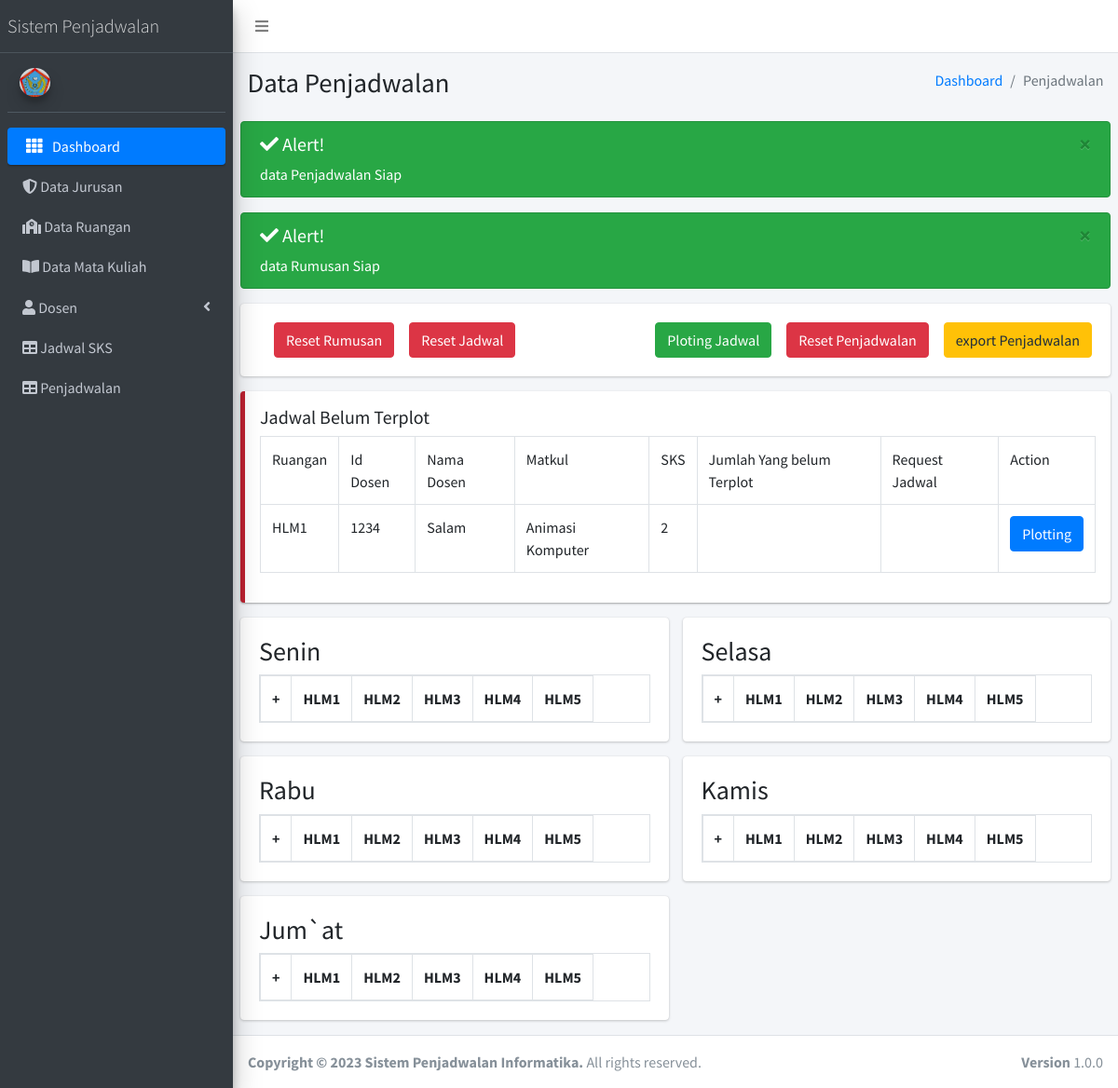
The page /DataJadwal on the database its author committed.
### tables this page shows
CREATE TABLE `tugas_dosen` (
  `id_tugas` varchar(16) NOT NULL,
  `id_dosen` varchar(16) NOT NULL,
  `id_matkul` varchar(10) NOT NULL,
  `kode_matkul` varchar(10) NOT NULL,
  `id_ruangan` varchar(16) NOT NULL,
  `sisa_sks` int(11) NOT NULL,
  `status` int(1) NOT NULL DEFAULT 0,
  `sks` int(10) NOT NULL
);

CREATE TABLE `dosen` (
  `id_dosen` int(15) NOT NULL,
  `nama_dosen` varchar(32) NOT NULL,
  `status_dosen` varchar(10) NOT NULL,
  `no_telp` int(16) NOT NULL,
  `email` varchar(50) NOT NULL,
  `code_color` varchar(10) NOT NULL
);

CREATE TABLE `matkul` (
  `id_matkul` int(11) NOT NULL,
  `kode_matkul` varchar(10) NOT NULL,
  `nama_matkul` varchar(255) NOT NULL,
  `semester_matkul` varchar(10) NOT NULL,
  `sks` int(11) NOT NULL,
  `id_jurusan` varchar(20) NOT NULL
);

CREATE TABLE `ruangan` (
  `id_ruangan` varchar(16) NOT NULL,
  `id_jurusan` varchar(5) NOT NULL,
  `nama_ruangan` varchar(20) NOT NULL,
  `ruanganXmatkul` varchar(16) NOT NULL
);

### application/controllers/DataJadwal.php (called while the page is built, shortened)
<?php
class DataJadwal extends CI_Controller
{
	public function __construct()
	{
		$this->load->library('form_validation');
		$this->load->model('Model_Jadwal');
		$this->load->model('Model_Matkul');
		$this->load->model('Model_Dosen');
		$this->load->model('Model_Ruangan');
		$this->load->model('Model_Request');
		$this->load->model('Model_Penugasan');
		$this->load->model('Model_Rumusan');
		$this->load->model('Model_Sks');
	}
	public function index($halaman = 'default')
	{
		$data = [
			'rumusan' => $this->Model_Rumusan->getDataRumusan(),
			'belumterplot' => $this->Model_Penugasan->tugasDosenBelumterplot(),
			'ruangan' => $this->Model_Ruangan->getAllData(),
			'penjadwalan' => $this->Model_Jadwal->getAllDataPenjadwalan(),
			'jadwal' => $this->Model_Jadwal->getAllData(),
			'ruangan' => $this->Model_Ruangan->getAllData(),
			'matkul' => $this->Model_Matkul->getAllData(),
			'sks' => $this->Model_Sks->getAllData()
		];
		$this->load->view('header');
		$this->load->view('sidebar');
		$this->load->view('View_Jadwal', $data);
		$this->load->view('footer');
	}
}

### index.php (called while the page is built, shortened)
<?php
require_once BASEPATH.'core/CodeIgniter.php';

### application/models/Model_Rumusan.php (called while the page is built, shortened)
<?php
class Model_Rumusan extends CI_Model
{
    public function getDataRumusan($ruangan = null)
    {
        $this->db->select("*");
        $this->db->from('rumusan');
        $this->db->order_by('`rumusan`.`hasil_rumusan` DESC, `rumusan`.`beban_kerja` DESC');
        return $this->db->get()->result();
    }
}

### application/models/Model_Penugasan.php (called while the page is built, shortened)
<?php
class Model_Penugasan extends CI_Model
{
	public function tugasdosenBelumterplot($id_ruangan = null)
	{
		if ($id_ruangan === null) {
			return $this->db->query("SELECT tugas_dosen.*, matkul.sks, matkul.nama_matkul , dosen.nama_dosen, req_jadwal.hari from tugas_dosen join dosen on tugas_dosen.id_dosen = dosen.id_dosen left join matkul on tugas_dosen.id_matkul = matkul.id_matkul LEFT JOIN req_jadwal ON tugas_dosen.id_dosen = req_jadwal.id_dosen where tugas_dosen.status = 0")->result();
		}
		return $this->db->query("SELECT tugas_dosen.*, matkul.sks, matkul.nama_matkul, dosen.nama_dosen from tugas_dosen join dosen on tugas_dosen.id_dosen = dosen.id_dosen left join matkul on tugas_dosen.id_matkul = matkul.id_matkul LEFT JOIN req_jadwal ON tugas_dosen.id_dosen = req_jadwal.id_dosen where tugas_dosen.id_ruangan= '" . $id_ruangan . "' AND tugas_dosen.status = 0 GROUP by id_tugas")->result();
	}
}

### application/models/Model_Ruangan.php (called while the page is built, shortened)
<?php
class Model_Ruangan extends CI_Model
{
    public function getAllData()
    {
        return $this->db->get('ruangan')->result();
        $this->db->select('ruangan, ruangan.id_jurusan, jurusan.nama_jurusan, nama_ruangan');
        $this->db->join('jurusan', 'jurusan.id_jurusan = ruangan.id_jurusan');
    }
}

### application/models/Model_Jadwal.php (called while the page is built, shortened)
<?php
class Model_Jadwal extends CI_Model
{
	public function getAllData()
	{
		return $this->db->get('jadwal')->result();
	}
	public function getAllDataPenjadwalan()
	{
		$this->db->select('penjadwalan.*, dosen.code_color, dosen.nama_dosen, request_jadwal.hari as request');
		$this->db->join('dosen', 'dosen.id_dosen = penjadwalan.id_dosen', 'left');
		$this->db->join('request_jadwal', 'dosen.id_dosen = request_jadwal.id_dosen', 'left');
		return $this->db->get('penjadwalan')->result();
	}
}

### application/views/View_Jadwal.php (the view, shortened to what this page needs)
<div class="content-wrapper">
	<section class="content-header">
		<div class="container-fluid">
			<div class="row mb-2">
				<div class="col-sm-6">
					<h1>Data Penjadwalan</h1>
				</div>
				<div class="col-sm-6">
					<ol class="breadcrumb float-sm-right">
						<li class="breadcrumb-item"><a href="#">Dashboard</a></li>
						<li class="breadcrumb-item active">Penjadwalan</li>
					</ol>
				</div>
			</div>
		</div>
	</section>
	<section class="content">
		<?php
		if (empty($penjadwalan)) {
			echo '<div class="alert alert-danger alert-dismissible">';
			echo '<button type="button" class="close" data-dismiss="alert";aria-hidden="true">×</button>';
			echo '<h5><i class="fas fa-times"></i> Alert!</h5>';
			echo 'data Penjadwalan Belum Terisi';
			echo '</div>';
		} else {
			echo '<div class="alert alert-success alert-dismissible">';
			echo '<button type="button" class="close" data-dismiss="alert";aria-hidden="true">×</button>';
			echo '<h5><i class="fas fa-check"></i> Alert!</h5>';
			echo 'data Penjadwalan Siap';
			echo '</div>';
		}
		if (empty($rumusan)) {
			echo '<div class="alert alert-danger alert-dismissible">';
			echo '<button type="button" class="close" data-dismiss="alert";aria-hidden="true">×</button>';
			echo '<h5><i class="fas fa-times"></i> Alert!</h5>';
			echo 'data Rumusan Belum Terisi';
			echo '</div>';
		} else {
			echo '<div class="alert alert-success alert-dismissible">';
			echo '<button type="button" class="close" data-dismiss="alert";aria-hidden="true">×</button>';
			echo '<h5><i class="fas fa-check"></i> Alert!</h5>';
			echo 'data Rumusan Siap';
			echo '</div>';
		}
		?>
		<div class="row">
			<div class="col-12">
				<div class="card">
					<div class="card-body">
						<?php if (empty($rumusan)) { ?>
							<?php if (!empty($penjadwalan)) { ?>
								<a class="ml-3 btn btn-warning float-right" href="<?= base_url('DataJadwal/rumusan') ?>">Masukkan Rumusan</a>
							<?php } ?>
						<?php } else { ?>
							<a class="ml-3 btn btn-danger float-left" href="<?= base_url('DataJadwal/reset_rumusan') ?>">Reset Rumusan</a>
						<?php } ?>
						<?php
						if (empty($penjadwalan)) {
							if (!empty($sks)) {
						?>
								<a class="ml-3 btn btn-success float-right" href="<?= base_url('DataJadwal/createJadwal') ?>">Buat Jadwal</a>
							<?php
							}
						} else {
							?>
							<a class="ml-3 btn btn-danger float-left" href="<?= base_url('DataJadwal/reset_Jadwal') ?>">Reset Jadwal</a>
						<?php } ?>
						<?php if (!empty($rumusan) && !empty($penjadwalan)) : ?>
							<a class="ml-3 btn btn-warning float-right" href="<?= base_url('DataJadwal/pdf') ?>">export Penjadwalan</a>
							<a class="ml-3 btn btn-danger float-right" href="<?= base_url('DataJadwal/reset_Penjadwalan') ?>">Reset Penjadwalan</a>
							<a class="btn btn-success float-right" href="<?= base_url('DataJadwal/ploting_jadwal') ?>">Ploting Jadwal</a>
						<?php endif; ?>
					</div>
				</div>
			</div>
		</div>
		<div class="row">
			<div class="col-12">
				<div class="callout callout-danger">
					<h5>Jadwal Belum Terplot</h5>
					<table class="table table-bordered">
						<tr>
							<td>Ruangan</td>
							<td>Id Dosen</td>
							<td>Nama Dosen</td>
							<td>Matkul</td>
							<td>SKS</td>
							<td>Jumlah Yang belum Terplot</td>
							<td>Request Jadwal</td>
							<?php if (!empty($rumusan) && !empty($penjadwalan)) : ?>
								<td>Action</td>
							<?php endif; ?>
						</tr>
						<?php
						foreach ($belumterplot as $valueBelumterplot) : ?>
							<tr>
								<td><?= $valueBelumterplot->id_ruangan ?></td>
								<td><?= $valueBelumterplot->id_dosen ?></td>
								<td><?= $valueBelumterplot->nama_dosen ?></td>
								<td><?= $valueBelumterplot->nama_matkul ?></td>
								<td><?= $valueBelumterplot->sks ?></td>
								<td><?= $valueBelumterplot->sisa_jam ?></td>
								<td><?= $valueBelumterplot->hari ?></td>
								<?php if (!empty($rumusan) && !empty($penjadwalan)) : ?>
									<td><button data-tugasdosen="<?= $valueBelumterplot->id_tugas ?>" data-dosen="<?= $valueBelumterplot->nama_dosen ?>" data-matkul="<?= $valueBelumterplot->nama_matkul ?>" data-ruangan="<?= $valueBelumterplot->id_ruangan ?>" data-request="<?= $valueBelumterplot->hari ?>" class="btn btn-primary plotting">Plotting</button></td>
								<?php endif; ?>
							</tr>
						<?php endforeach; ?>
					</table>
				</div>
			</div>
		</div>
		<?php if (!empty($rumusan) && !empty($penjadwalan)) : ?>
			<div class="row">
				<?php
				$hari = ['Senin', 'Selasa', 'Rabu', 'Kamis', 'Jum`at'];
				foreach ($hari as $valueHari) :
				?>
					<div class="col-6">
						<div class="card">
							<div class="card-body">
								<h3><?= $valueHari ?></h3>
								<table class="table table-bordered table-responsive">
									<tr>
										<th>+</th>
										<?php foreach ($ruangan as $valueRuangan) : ?>
											<th><?= $valueRuangan->id_ruangan ?></th>
										<?php endforeach; ?>
									</tr>
								</table>
							</div>
						</div>
					</div>
				<?php
				endforeach; ?>
			</div>
		<?php endif; ?>
	</section>
</div>

### application/views/header.php (shortened to what this page needs)
<!DOCTYPE html>
<html lang="en">
<head>
  <link rel="stylesheet" href="<?= base_url() ?>assets/plugins/fontawesome-free/css/all.min.css">
  <link rel="stylesheet" href="https://code.ionicframework.com/ionicons/2.0.1/css/ionicons.min.css">
  <link rel="stylesheet" href="<?= base_url() ?>assets/plugins/overlayScrollbars/css/OverlayScrollbars.min.css">
  <link rel="stylesheet" href="<?= base_url() ?>assets/plugins/datatables-bs4/css/dataTables.bootstrap4.css">
  <link rel="stylesheet" href="<?= base_url() ?>assets/plugins/sweetalert2-theme-bootstrap-4/bootstrap-4.min.css">
  <link rel="stylesheet" href="<?= base_url() ?>assets/plugins/toastr/toastr.min.css">
  <link rel="stylesheet" href="<?= base_url() ?>assets/dist/css/adminlte.min.css">
  <link rel="stylesheet" href="<?= base_url() ?>assets/plugins/select2/css/select2.min.css">
  <link rel="stylesheet" href="<?= base_url() ?>assets/plugins/select2-bootstrap4-theme/select2-bootstrap4.min.css">
</head>
<body class="hold-transition sidebar-mini layout-fixed layout-navbar-fixed layout-footer-fixed">
  <div class="wrapper">
    <nav class="main-header navbar navbar-expand navbar-white navbar-light">
      <ul class="navbar-nav">
        <li class="nav-item">
          <a class="nav-link" data-widget="pushmenu" href="#"><i class="fas fa-bars"></i></a>
        </li>
      </ul>
    </nav>

### application/views/sidebar.php (shortened to what this page needs)
<aside class="main-sidebar sidebar-dark-primary elevation-4">
    <a href="#" class="brand-link">
        <span class="brand-text font-weight-light">Sistem Penjadwalan</span>
    </a>
    <div class="sidebar">
        <div class="user-panel mt-3 pb-3 mb-3 d-flex">
            <div class="image">
                <img src="<?= base_url() ?>assets/images/logoitda.png" alt="AdminLTE Logo" class="brand-image img-circle elevation-3" style="opacity: .8">
            </div>
            <div class="info">
            </div>
        </div>
        <nav class="mt-2">
            <ul class="nav nav-pills nav-sidebar flex-column" data-widget="treeview" role="menu" data-accordion="false">
                <li class="nav-item has-treeview menu-open">
                    <a href="<?= base_url('home') ?>" class="nav-link active">
                        <i class="nav-icon fas fa-th"></i>
                        <p>
                            Dashboard</i>
                        </p>
                    </a>
                </li>
                <li class="nav-item">
                    <a href="<?= base_url() ?>DataJurusan" class="nav-link">
                        <i class="fas fa-shield-alt"></i>
                        <p>
                            Data Jurusan
                        </p>
                    </a>
                </li>
                <li class="nav-item">
                    <a href="<?= base_url() ?>DataRuangan" class="nav-link">
                        <i class="fas fa-school"></i>
                        <p>
                            Data Ruangan
                        </p>
                    </a>
                </li>
                <li class="nav-item">
                    <a href="<?= base_url() ?>DataMatkul" class="nav-link">
                        <i class="fas fa-book-open"></i>
                        <p>
                            Data Mata Kuliah
                        </p>
                    </a>
                </li>
                <li class="nav-item">
                    <a href="#" class="nav-link">
                        <i class="fas fa-user"></i>
                        <p> Dosen <i class="right fas fa-angle-left"></i></p>
                    </a>
                </li>
                <li class="nav-item">
                    <a href="<?= base_url() ?>DataSks" class="nav-link">
                        <i class="fas fa-table"></i>
                        <p>
                            Jadwal SKS
                        </p>
                    </a>
                </li>
                <li class="nav-item">
                    <a href="<?= base_url() ?>DataJadwal" class="nav-link">
                        <i class="fas fa-table"></i>
                        <p>
                            Penjadwalan
                        </p>
                    </a>
                </li>
        </nav>
    </div>
</aside>

### application/views/footer.php (shortened to what this page needs)
<footer class="main-footer">
    <strong>Copyright &copy; 2023 Sistem Penjadwalan Informatika.</strong>
    All rights reserved.
    <div class="float-right d-none d-sm-inline-block">
        <b>Version</b> 1.0.0
    </div>
</footer>
</div>
</body>
</html>

### rows shown on the page
tugas_dosen: id_ruangan "HLM1", id_dosen "1234", id_dosen.nama_dosen "Salam", id_matkul.nama_matkul "Animasi Komputer", id_matkul.sks "2"
ruangan: id_ruangan "HLM1"
ruangan: id_ruangan "HLM2"
ruangan: id_ruangan "HLM3"
ruangan: id_ruangan "HLM4"
ruangan: id_ruangan "HLM5"

### other values the page prints
$valueHari "Senin"
$valueHari "Selasa"
$valueHari "Rabu"
$valueHari "Kamis"
$valueHari "Jum`at"
